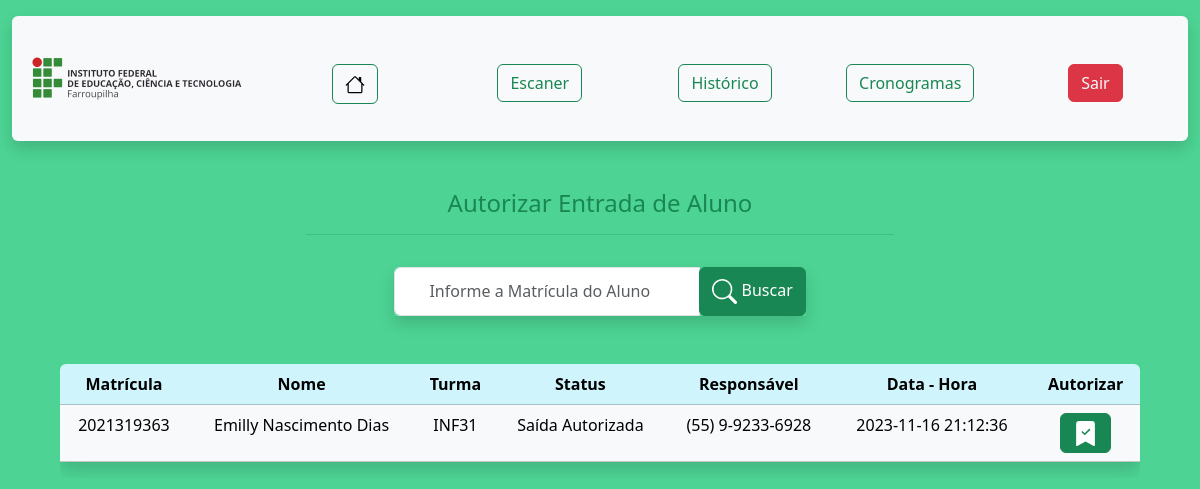
Page /Operador/buscar_aluno.php?filtro=2021319363 (signed in) on the committed database.
### tables this page shows
CREATE TABLE IF NOT EXISTS `historico` (
  `ID_historico` int NOT NULL AUTO_INCREMENT,
  `data_hr` datetime NOT NULL,
  `matricula` char(10) NOT NULL,
  `motivo` varchar(255) DEFAULT NULL,
  PRIMARY KEY (`ID_historico`),
  KEY `matricula` (`matricula`) USING BTREE
);

CREATE TABLE IF NOT EXISTS `aluno` (
  `matricula` char(10) NOT NULL,
  `nome` varchar(100) NOT NULL,
  `email` varchar(100) NOT NULL,
  `num_responsavel` varchar(16) NOT NULL,
  `foto` varchar(255) DEFAULT NULL,
  `ID_turma` int NOT NULL,
  PRIMARY KEY (`matricula`),
  KEY `ID_turma` (`ID_turma`) USING BTREE
);

CREATE TABLE IF NOT EXISTS `turma` (
  `ID_turma` int NOT NULL AUTO_INCREMENT,
  `nome_turma` char(6) NOT NULL,
  PRIMARY KEY (`ID_turma`)
);

CREATE TABLE IF NOT EXISTS `status` (
  `ID_status` int NOT NULL AUTO_INCREMENT,
  `descricao` varchar(30) NOT NULL,
  PRIMARY KEY (`ID_status`)
);

### Operador/autorizar_aluno.php (the view, shortened to what this page needs)
<?php
include("../config.php");
$busca = $_GET['filtro'];
$consulta = "SELECT * FROM historico AS hist INNER JOIN aluno AS al ON hist.matricula = al.matricula
INNER JOIN turma AS tur ON tur.ID_turma = al.ID_turma
INNER JOIN informa AS inf ON hist.ID_historico = inf.ID_historico
INNER JOIN status AS stts ON inf.ID_status = stts.ID_status
WHERE al.matricula = $busca AND hist.ID_historico = (SELECT MAX(ID_historico)
FROM historico WHERE matricula = $busca)";
$resultConsulta = $connect->query($consulta);
$qtLinhasConsulta = $resultConsulta->num_rows;
if ($qtLinhasConsulta > 0) {
    print "<div class='rounded table-responsive text-center m-5'>";
    print "<table class='table table-light table-hover shadow'>";
    print "<thead class='table-info'>";
    print "<tr>";
    print "<th> Matrícula </th>";
    print "<th> Nome </th>";
    print "<th> Turma </th>";
    print "<th> Status </th>";
    print "<th> Responsável </th>";
    print "<th> Data - Hora </th>";
    print "<th> Autorizar </th>";
    print "</tr>";
    print "</thead>";
    while ($rowCon = $resultConsulta->fetch_object()) {
        print "<tbody>";
        print "<tr>";
        print "<td>" . $rowCon->matricula . "</td>";
        print "<td>" . $rowCon->nome . "</td>";
        print "<td>" . $rowCon->nome_turma . "</td>";
        print "<td>" . $rowCon->descricao . "</td>";
        print "<td>" . $rowCon->num_responsavel . "</td>";
        print "<td>" . $rowCon->data_hr . "</td>";
        print "<td><button type='button' class='btn btn-success' data-bs-toggle='modal' data-bs-target='#exampleModal'>
        <svg xmlns='http://www.w3.org/2000/svg' width='25' height='25' fill='currentColor' class='bi bi-bookmark-check-fill' viewBox='0 0 16 16'><path fill-rule='evenodd' d='M2 15.5V2a2 2 0 0 1 2-2h8a2 2 0 0 1 2 2v13.5a.5.5 0 0 1-.74.439L8 13.069l-5.26 2.87A.5.5 0 0 1 2 15.5zm8.854-9.646a.5.5 0 0 0-.708-.708L7.5 7.793 6.354 6.646a.5.5 0 1 0-.708.708l1.5 1.5a.5.5 0 0 0 .708 0l3-3z'/>
        </svg></button></td>";
        print "</tr>";
        print "</tbody>";
    }
    print "</table>";
    print "</div>";
} else {
    print "<p class='alert alert-danger text-center m-3'>Não Foraram Encontrados Resultados!</p>";
}
?>

### rows in the picture
historico: matricula.matricula "2021319363", matricula.nome "Emilly Nascimento Dias", turma.nome_turma "INF31", status.descricao "Saída Autorizada", matricula.num_responsavel "(55) 9-9233-6928", data_hr "2023-11-16 21:12:36"
